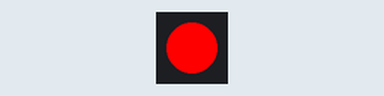
This sketch was run on a simulated ESP8266 (NodeMCU). Parts: 1 RGB LEDs in strip order, left to right.

Above: at 0.5 s.
At 3.5 s:
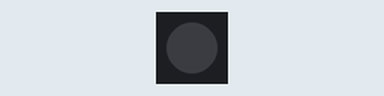
Timing chart, 0 to 4.6 s (numbered marks = the images above):
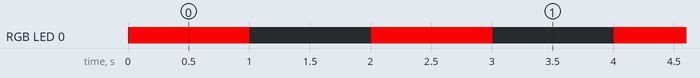

Measured:
- by itself, RGB LED 0: alternates RGB(255, 0, 0) for 1.0 s and off for 1.0 s

The sketch:

ws2812b_test.ino
```cpp
#include "ws2812b.h"


void setup() {
  ws2812b_setup();
}


//自循环函数
void loop() {
  ws_leds[0] = CRGB::Red;
  FastLED.show();
  FastLED.delay(1000);

  ws_leds[0] = CRGB::Black;
  FastLED.show();
  FastLED.delay(1000);
}
```

ws2812b.h
```cpp
#include <FastLED.h>

//定义灯珠数量
#define WS_NUM_LEDS 1

//定义信号引脚
#define WS_DATA_PIN D5

//创建LED管理对象
CRGB ws_leds[WS_NUM_LEDS];

void ws2812b_setup(){
  //设置芯片型号，和信号引脚，以及RGB灯珠的顺序（GRB 表示绿红蓝）
  FastLED.addLeds<WS2812B, WS_DATA_PIN, GRB>(ws_leds, WS_NUM_LEDS);
}
```
